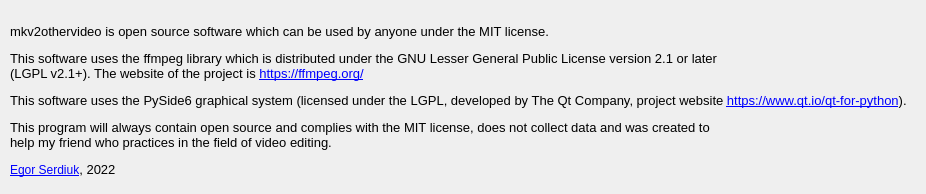
<?xml version="1.0" encoding="UTF-8"?>
<ui version="4.0">
 <class>Dialog</class>
 <widget class="QDialog" name="Dialog">
  <property name="geometry">
   <rect>
    <x>0</x>
    <y>0</y>
    <width>926</width>
    <height>194</height>
   </rect>
  </property>
  <property name="windowTitle">
   <string>About</string>
  </property>
  <widget class="QLabel" name="label_3">
   <property name="enabled">
    <bool>true</bool>
   </property>
   <property name="geometry">
    <rect>
     <x>10</x>
     <y>10</y>
     <width>911</width>
     <height>181</height>
    </rect>
   </property>
   <property name="frameShadow">
    <enum>QFrame::Plain</enum>
   </property>
   <property name="text">
    <string>&lt;html&gt;&lt;head/&gt;&lt;body&gt;&lt;p&gt;&lt;span style=&quot; font-size:10pt;&quot;&gt;mkv2othervideo is open source software which can be used by anyone under the MIT license.&lt;/span&gt;&lt;/p&gt;&lt;p&gt;&lt;span style=&quot; font-size:10pt;&quot;&gt;This software uses the ffmpeg library which is distributed under the GNU Lesser General Public License version 2.1 or later &lt;br/&gt;(LGPL v2.1+). The website of the project is &lt;/span&gt;&lt;a href=&quot;https://ffmpeg.org/&quot;&gt;&lt;span style=&quot; font-size:10pt; text-decoration: underline; color:#0000ff;&quot;&gt;https://ffmpeg.org/&lt;/span&gt;&lt;/a&gt;&lt;/p&gt;&lt;p&gt;&lt;span style=&quot; font-size:10pt;&quot;&gt;This software uses the PySide6 graphical system (licensed under the LGPL, developed by The Qt Company, project website &lt;/span&gt;&lt;a href=&quot;https://www.qt.io/qt-for-python&quot;&gt;&lt;span style=&quot; font-size:10pt; text-decoration: underline; color:#0000ff;&quot;&gt;https://www.qt.io/qt-for-python&lt;/span&gt;&lt;/a&gt;&lt;span style=&quot; font-size:10pt;&quot;&gt;).&lt;/span&gt;&lt;/p&gt;&lt;p&gt;&lt;span style=&quot; font-size:10pt;&quot;&gt;This program will always contain open source and complies with the MIT license, does not collect data and was created to &lt;br/&gt;help my friend who practices in the field of video editing.&lt;/span&gt;&lt;/p&gt;&lt;p&gt;&lt;a href=&quot;https://github.com/egorserdyuk&quot;&gt;&lt;span style=&quot; text-decoration: underline; color:#0000ff;&quot;&gt;Egor Serdiuk&lt;/span&gt;&lt;/a&gt;&lt;span style=&quot; font-size:10pt;&quot;&gt;, 2022&lt;/span&gt;&lt;/p&gt;&lt;/body&gt;&lt;/html&gt;</string>
   </property>
   <property name="textFormat">
    <enum>Qt::AutoText</enum>
   </property>
   <property name="scaledContents">
    <bool>false</bool>
   </property>
  </widget>
 </widget>
 <resources/>
 <connections/>
</ui>
